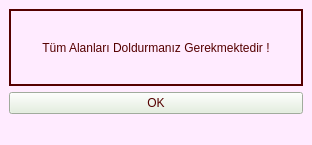
<?xml version="1.0" encoding="UTF-8"?>
<ui version="4.0">
 <class>MainWindow</class>
 <widget class="QMainWindow" name="MainWindow">
  <property name="geometry">
   <rect>
    <x>0</x>
    <y>0</y>
    <width>312</width>
    <height>145</height>
   </rect>
  </property>
  <property name="sizePolicy">
   <sizepolicy hsizetype="Expanding" vsizetype="Expanding">
    <horstretch>0</horstretch>
    <verstretch>0</verstretch>
   </sizepolicy>
  </property>
  <property name="windowTitle">
   <string>MainWindow</string>
  </property>
  <property name="styleSheet">
   <string notr="true">background-color: rgb(255, 235, 255);</string>
  </property>
  <widget class="QWidget" name="centralwidget">
   <layout class="QVBoxLayout" name="verticalLayout_3">
    <item>
     <layout class="QVBoxLayout" name="verticalLayout">
      <item>
       <widget class="QLabel" name="label">
        <property name="styleSheet">
         <string notr="true">color : rgb(85, 0, 0);
font: 87 italic 10pt &quot;Segoe UI Black&quot;;
background-color: rgb(255, 235, 255);
border : 2px solid rgb(85, 0, 0);</string>
        </property>
        <property name="text">
         <string>Tüm Alanları Doldurmanız Gerekmektedir !</string>
        </property>
        <property name="alignment">
         <set>Qt::AlignCenter</set>
        </property>
       </widget>
      </item>
     </layout>
    </item>
    <item>
     <layout class="QVBoxLayout" name="verticalLayout_2">
      <item>
       <widget class="QPushButton" name="pushButton">
        <property name="styleSheet">
         <string notr="true">background-color: rgb(226, 239, 220);
font: 87 8pt &quot;Arial Black&quot;;
color : rgb(85, 0, 0)</string>
        </property>
        <property name="text">
         <string>OK</string>
        </property>
       </widget>
      </item>
     </layout>
    </item>
   </layout>
  </widget>
  <widget class="QMenuBar" name="menubar">
   <property name="geometry">
    <rect>
     <x>0</x>
     <y>0</y>
     <width>312</width>
     <height>21</height>
    </rect>
   </property>
  </widget>
  <widget class="QStatusBar" name="statusbar"/>
 </widget>
 <resources/>
 <connections/>
</ui>
